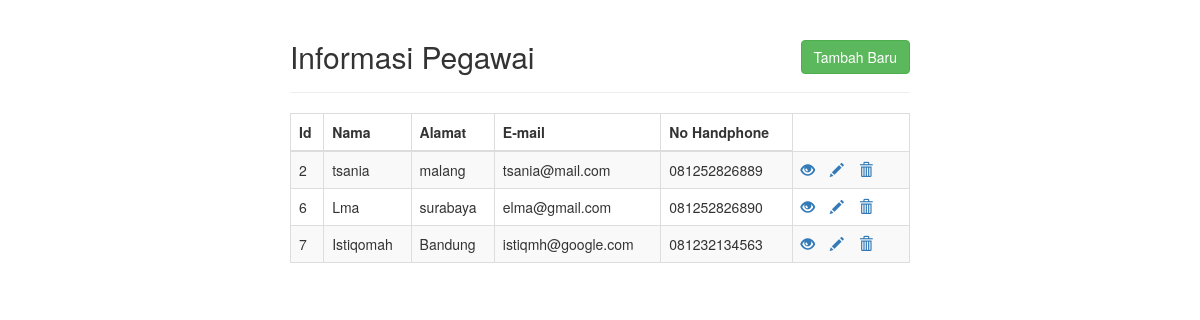
The page /php/src/index.php on the database its author committed.
### tables this page shows
CREATE TABLE `karyawan` (
  `id_karyawan` int(11) NOT NULL,
  `nama` varchar(50) NOT NULL,
  `alamat` varchar(100) NOT NULL,
  `email` varchar(50) NOT NULL,
  `no_hp` varchar(12) NOT NULL
);

### php/src/index.php (the view, shortened to what this page needs)
<!DOCTYPE html>
<html lang="en">
<head>
    <link rel="stylesheet" href="https://maxcdn.bootstrapcdn.com/bootstrap/3.3.7/css/bootstrap.css">
</head>
<body>
    <div class="wrapper">
        <div class="container-fluid">
            <div class="row">
                <div class="col-md-12">
                    <div class="page-header clearfix">
                        <h2 class="pull-left">Informasi Pegawai</h2>
                        <a href="create.php" class="btn btn-success pull-right">Tambah Baru</a>
                    </div>
                    <?php
                    require_once "koneksi.php";
                    $sql = "SELECT * FROM karyawan";
                    if($result = mysqli_query($con, $sql)){
                        if(mysqli_num_rows($result) > 0){
                            echo "<table class='table table-bordered table-striped'>";
                                echo "<thead>";
                                    echo "<tr>";
                                        echo "<th>Id</th>";
                                        echo "<th>Nama</th>";
                                        echo "<th>Alamat</th>";
                                        echo "<th>E-mail</th>";
                                        echo "<th>No Handphone</th>";
                                    echo "</tr>";
                                echo "</thead>";
                                echo "<tbody>";
                                while($data = mysqli_fetch_array($result)){
                                    echo "<tr>";
                                        echo "<td>" . $data['id_karyawan'] . "</td>";
                                        echo "<td>" . $data['nama'] . "</td>";
                                        echo "<td>" . $data['alamat'] . "</td>";
                                        echo "<td>" . $data['email'] . "</td>";
                                        echo "<td>" . $data['no_hp'] . "</td>";
                                        echo "<td>";
                                            echo "<a href='read.php?id_karyawan=". $data['id_karyawan'] ."' title='View Record' data-toggle='tooltip'><span class='glyphicon glyphicon-eye-open'></span></a>";
                                            echo "<a href='update.php?id_karyawan=". $data['id_karyawan'] ."' title='Update Record' data-toggle='tooltip'><span class='glyphicon glyphicon-pencil'></span></a>";
                                            echo "<a href='delete.php?id_karyawan=". $data['id_karyawan'] ."' title='Delete Record' data-toggle='tooltip'><span class='glyphicon glyphicon-trash'></span></a>";
                                        echo "</td>";
                                    echo "</tr>";
                                }
                                echo "</tbody>";
                            echo "</table>";
                        } else{
                            echo "<p class='lead'><em>No records were found.</em></p>";
                        }
                    } else{
                        echo "ERROR: Could not able to execute $sql. " . mysqli_error($con);
                    }
                    ?>
                </div>
            </div>
        </div>
    </div>
</body>
</html>

### php/src/index.php (style rules this page uses)
.wrapper { width: 650px; margin: 0 auto; }
.page-header h2 { margin-top: 0; }
table tr td:last-child a { margin-right: 15px; }

### rows shown on the page
karyawan: id_karyawan "2", nama "tsania", alamat "malang", email "tsania@mail.com", no_hp "081252826889"
karyawan: id_karyawan "6", nama "Lma", alamat "surabaya", email "elma@gmail.com", no_hp "081252826890"
karyawan: id_karyawan "7", nama "Istiqomah", alamat "Bandung", email "istiqmh@google.com", no_hp "081232134563"
